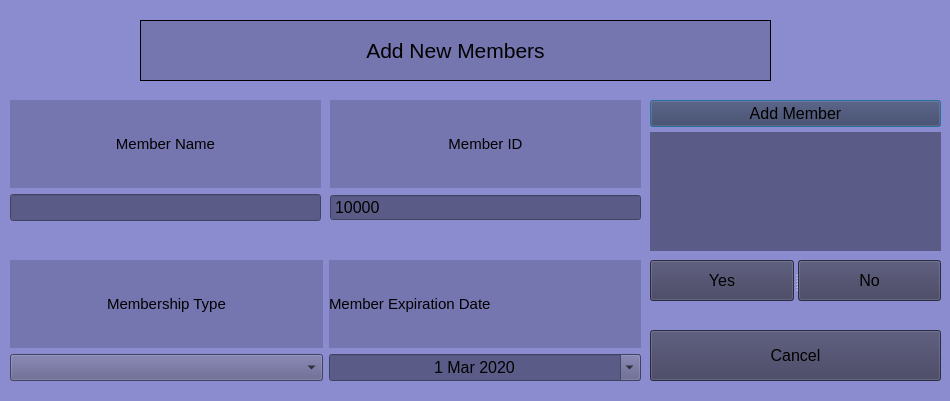
<?xml version="1.0" encoding="UTF-8"?>
<ui version="4.0">
 <class>AddNewMembers</class>
 <widget class="QDialog" name="AddNewMembers">
  <property name="geometry">
   <rect>
    <x>0</x>
    <y>0</y>
    <width>950</width>
    <height>401</height>
   </rect>
  </property>
  <property name="windowTitle">
   <string>Dialog</string>
  </property>
  <property name="styleSheet">
   <string notr="true">background-color: rgb(139, 139, 208);</string>
  </property>
  <widget class="QWidget" name="layoutWidget">
   <property name="geometry">
    <rect>
     <x>10</x>
     <y>100</y>
     <width>311</width>
     <height>121</height>
    </rect>
   </property>
   <layout class="QVBoxLayout" name="verticalLayout">
    <item>
     <widget class="QLabel" name="Label_MemberName">
      <property name="font">
       <font>
        <pointsize>11</pointsize>
       </font>
      </property>
      <property name="styleSheet">
       <string notr="true">background-color: rgb(117, 117, 175);</string>
      </property>
      <property name="text">
       <string>Member Name</string>
      </property>
      <property name="alignment">
       <set>Qt::AlignCenter</set>
      </property>
     </widget>
    </item>
    <item>
     <widget class="QLineEdit" name="LineEdit_MemberName">
      <property name="font">
       <font>
        <pointsize>12</pointsize>
       </font>
      </property>
      <property name="styleSheet">
       <string notr="true">background-color: rgb(91, 91, 136);</string>
      </property>
      <property name="alignment">
       <set>Qt::AlignLeading|Qt::AlignLeft|Qt::AlignVCenter</set>
      </property>
      <property name="readOnly">
       <bool>false</bool>
      </property>
     </widget>
    </item>
   </layout>
  </widget>
  <widget class="QLabel" name="WelcomeLabel">
   <property name="geometry">
    <rect>
     <x>140</x>
     <y>20</y>
     <width>631</width>
     <height>61</height>
    </rect>
   </property>
   <property name="font">
    <font>
     <pointsize>16</pointsize>
    </font>
   </property>
   <property name="styleSheet">
    <string notr="true">background-color: rgb(117, 117, 175);</string>
   </property>
   <property name="frameShape">
    <enum>QFrame::Box</enum>
   </property>
   <property name="text">
    <string>Add New Members</string>
   </property>
   <property name="alignment">
    <set>Qt::AlignCenter</set>
   </property>
  </widget>
  <widget class="QWidget" name="layoutWidget_2">
   <property name="geometry">
    <rect>
     <x>330</x>
     <y>100</y>
     <width>311</width>
     <height>121</height>
    </rect>
   </property>
   <layout class="QVBoxLayout" name="verticalLayout_2">
    <item>
     <widget class="QLabel" name="label_MemberID">
      <property name="font">
       <font>
        <pointsize>11</pointsize>
       </font>
      </property>
      <property name="styleSheet">
       <string notr="true">background-color: rgb(117, 117, 175);</string>
      </property>
      <property name="text">
       <string>Member ID</string>
      </property>
      <property name="alignment">
       <set>Qt::AlignCenter</set>
      </property>
     </widget>
    </item>
    <item>
     <widget class="QSpinBox" name="MemberIDSpinBox">
      <property name="font">
       <font>
        <pointsize>12</pointsize>
       </font>
      </property>
      <property name="styleSheet">
       <string notr="true">background-color: rgb(91, 91, 136);</string>
      </property>
      <property name="buttonSymbols">
       <enum>QAbstractSpinBox::NoButtons</enum>
      </property>
      <property name="minimum">
       <number>10000</number>
      </property>
      <property name="maximum">
       <number>99999</number>
      </property>
     </widget>
    </item>
   </layout>
  </widget>
  <widget class="QWidget" name="layoutWidget_3">
   <property name="geometry">
    <rect>
     <x>10</x>
     <y>260</y>
     <width>631</width>
     <height>121</height>
    </rect>
   </property>
   <layout class="QHBoxLayout" name="horizontalLayout_2">
    <item>
     <layout class="QVBoxLayout" name="verticalLayout_3">
      <item>
       <widget class="QLabel" name="Label_MembershipType">
        <property name="font">
         <font>
          <pointsize>11</pointsize>
         </font>
        </property>
        <property name="styleSheet">
         <string notr="true">background-color: rgb(117, 117, 175);</string>
        </property>
        <property name="text">
         <string>Membership Type</string>
        </property>
        <property name="alignment">
         <set>Qt::AlignCenter</set>
        </property>
       </widget>
      </item>
      <item>
       <widget class="QComboBox" name="MembershipTypeComboBox">
        <property name="font">
         <font>
          <pointsize>12</pointsize>
         </font>
        </property>
        <property name="styleSheet">
         <string notr="true">background-color: rgb(91, 91, 136);</string>
        </property>
        <property name="sizeAdjustPolicy">
         <enum>QComboBox::AdjustToMinimumContentsLengthWithIcon</enum>
        </property>
       </widget>
      </item>
     </layout>
    </item>
    <item>
     <layout class="QVBoxLayout" name="verticalLayout_4">
      <item>
       <widget class="QLabel" name="label_MemberExpirationDate">
        <property name="font">
         <font>
          <pointsize>11</pointsize>
         </font>
        </property>
        <property name="styleSheet">
         <string notr="true">background-color: rgb(117, 117, 175);</string>
        </property>
        <property name="text">
         <string>Member Expiration Date</string>
        </property>
       </widget>
      </item>
      <item>
       <widget class="QDateEdit" name="MemberExpirationDateSpinBox">
        <property name="font">
         <font>
          <pointsize>12</pointsize>
         </font>
        </property>
        <property name="styleSheet">
         <string notr="true">background-color: rgb(91, 91, 136);</string>
        </property>
        <property name="alignment">
         <set>Qt::AlignCenter</set>
        </property>
        <property name="dateTime">
         <datetime>
          <hour>0</hour>
          <minute>0</minute>
          <second>0</second>
          <year>2020</year>
          <month>3</month>
          <day>1</day>
         </datetime>
        </property>
        <property name="minimumDateTime">
         <datetime>
          <hour>0</hour>
          <minute>0</minute>
          <second>0</second>
          <year>2020</year>
          <month>3</month>
          <day>1</day>
         </datetime>
        </property>
        <property name="calendarPopup">
         <bool>true</bool>
        </property>
       </widget>
      </item>
     </layout>
    </item>
   </layout>
  </widget>
  <widget class="QWidget" name="layoutWidget_4">
   <property name="geometry">
    <rect>
     <x>650</x>
     <y>100</y>
     <width>291</width>
     <height>151</height>
    </rect>
   </property>
   <layout class="QVBoxLayout" name="verticalLayout_5">
    <property name="spacing">
     <number>5</number>
    </property>
    <item>
     <widget class="QPushButton" name="PushButton_AddMember">
      <property name="font">
       <font>
        <pointsize>12</pointsize>
       </font>
      </property>
      <property name="styleSheet">
       <string notr="true">background-color: rgb(60, 60, 91);</string>
      </property>
      <property name="text">
       <string>Add Member</string>
      </property>
     </widget>
    </item>
    <item>
     <widget class="QLabel" name="label_status">
      <property name="font">
       <font>
        <pointsize>12</pointsize>
       </font>
      </property>
      <property name="styleSheet">
       <string notr="true">background-color: rgb(91, 91, 136);</string>
      </property>
      <property name="text">
       <string/>
      </property>
      <property name="alignment">
       <set>Qt::AlignCenter</set>
      </property>
     </widget>
    </item>
   </layout>
  </widget>
  <widget class="QSplitter" name="splitter">
   <property name="geometry">
    <rect>
     <x>650</x>
     <y>260</y>
     <width>291</width>
     <height>41</height>
    </rect>
   </property>
   <property name="orientation">
    <enum>Qt::Horizontal</enum>
   </property>
   <widget class="QPushButton" name="PushButton_Yes">
    <property name="font">
     <font>
      <pointsize>12</pointsize>
     </font>
    </property>
    <property name="styleSheet">
     <string notr="true">background-color: rgb(60, 60, 91);</string>
    </property>
    <property name="text">
     <string>Yes</string>
    </property>
   </widget>
   <widget class="QPushButton" name="PushButton_No">
    <property name="font">
     <font>
      <pointsize>12</pointsize>
     </font>
    </property>
    <property name="styleSheet">
     <string notr="true">background-color: rgb(60, 60, 91);</string>
    </property>
    <property name="text">
     <string>No</string>
    </property>
   </widget>
  </widget>
  <widget class="QPushButton" name="PushButton_BackToMain">
   <property name="geometry">
    <rect>
     <x>650</x>
     <y>330</y>
     <width>291</width>
     <height>51</height>
    </rect>
   </property>
   <property name="font">
    <font>
     <pointsize>12</pointsize>
    </font>
   </property>
   <property name="styleSheet">
    <string notr="true">background-color: rgb(60, 60, 91);</string>
   </property>
   <property name="text">
    <string>Cancel</string>
   </property>
  </widget>
 </widget>
 <resources/>
 <connections/>
</ui>
